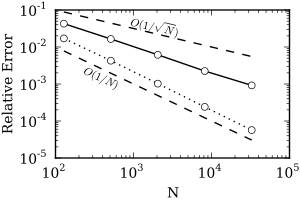

This figure's Python source:
import os
import numpy as np
from matplotlib import *
from matplotlib.pyplot import *
from matplotlib.backends.backend_pdf import PdfFile, PdfPages, FigureCanvasPdf
import sys
import math

# set up data
N = np.array([128., 512, 2048, 8192, 32768])
e1 = np.array([4.278e-02, 1.643e-02, 6.147e-03, 2.237e-03, 9.179e-04])
e2 = np.array([1.705e-02, 4.265e-03, 1.023e-03, 2.408e-04, 5.681e-05])

line_sqrtN = 1 / np.sqrt(N)
line_N = 1 / N

print line_sqrtN
print line_N
# set up plot
font = {'family':'serif','size':10}
fig = Figure(figsize=(3,2), dpi=80)
ax = fig.add_subplot(111)

# plot log-log
ax.loglog(N,e1,c='k',marker='o', ls='-', mfc='w', ms=5, label='')
ax.loglog(N,line_sqrtN,c='k',ls='--', mfc='w', ms=5, label='')
ax.loglog(N,e2,c='k',marker='o', ls=':', mfc='w', ms=5, label='')
ax.loglog(N,line_N,c='k',ls='--', mfc='w', ms=5, label='')
#ax.loglog(N, error, c='k', marker='o',ls=' ', mfc='w', ms=5, label='')
#ax.loglog(N, asymp, c='k', marker='None', ls=':', lw=0.8, label=None)
rc('font',**font)
loc = (3*N[0]+N[1])/4

# text on plot
# 1 / sqrt(N)
tex_loc = np.array((loc,N[0]*e1[0]/loc))
tex_angle = math.atan2(np.log(np.abs(line_sqrtN[-1]-line_sqrtN[0])),np.log(np.abs(N[-1]-N[0])))*180/math.pi
ax.text(4*tex_loc[0], 1.5*tex_loc[1],r'$O(1/\sqrt{N})$',fontsize=8,rotation=tex_angle,rotation_mode='anchor')
# 1 / N
tex_loc = np.array((loc,N[0]*e2[0]/loc))
tex_angle = math.atan2(np.log(np.abs(line_N[-1]-line_N[0])),np.log(np.abs(N[-1]-N[0])))*180/math.pi
ax.text(tex_loc[0], tex_loc[1]/5.,r'$O(1/N)$',fontsize=8,rotation=tex_angle,rotation_mode='anchor')

# axis labels
ax.set_ylabel('Relative Error', fontsize=10)
ax.set_xlabel('N', fontsize=10)
fig.subplots_adjust(left=0.185, bottom=0.21, right=0.965, top=0.95)
canvas = FigureCanvasPdf(fig)

# plot to pdf
canvas.print_figure('LaplaceConvergence.pdf',dpi=80)

# text on scaling plot
#fig = Figure(figsize=(3,2), dpi=80)
#ax = fig.add_subplot(111)
#asymp = N*log(N)*total_time[0]/(N[0]*log(N[0]))
#ax.loglog(N, total_time, c='k', marker='o',ls=' ', mfc='w', ms=5, label='')
#ax.loglog(N, asymp,c='k',marker='None',ls=':', lw=0.8, label=None)
#loc = (3*N[0]+N[1])/4
#tex_loc = array((loc, loc*log(loc)*total_time[0]/(N[0]*log(N[0]))))
#tex_angle = math.atan2(log(abs(asymp[-1]-asymp[0])),log(abs(N[-1]-N[0])))*180/math.pi
#ax.text(tex_loc[0], tex_loc[1], 'NlogN', fontsize=8,rotation=tex_angle, rotation_mode='anchor')
#rc('font',**font)
#ax.set_ylabel('Total time [s]', fontsize=10)
#ax.set_xlabel('Number of elements', fontsize=10)
#fig.subplots_adjust(left=0.185, bottom=0.21, right=0.965, top=0.95)
#canvas = FigureCanvasPdf(fig)
#canvas.print_figure('plot2.pdf',dpi=80)
